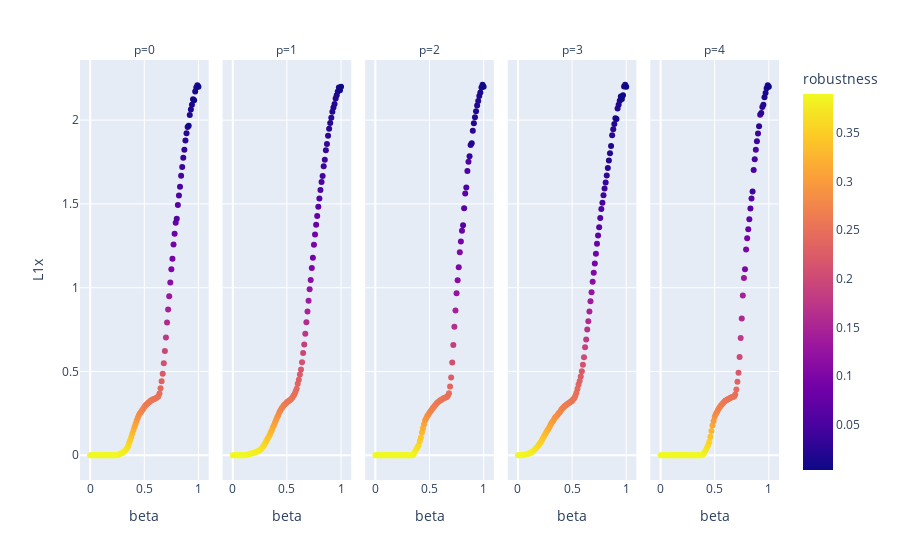

This figure's notebook cell:
### Code cell
px.scatter(df_agg, x='beta', y='L1x', facet_col='p', color='robustness')
